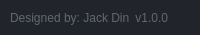
              <widget class="QFrame" name="frame_grip">
               <property name="minimumSize">
                <size>
                 <width>0</width>
                 <height>25</height>
                </size>
               </property>
               <property name="maximumSize">
                <size>
                 <width>16777215</width>
                 <height>35</height>
                </size>
               </property>
               <property name="styleSheet">
                <string notr="true">background-color: rgb(33, 37, 43);</string>
               </property>
               <property name="frameShape">
                <enum>QFrame::NoFrame</enum>
               </property>
               <property name="frameShadow">
                <enum>QFrame::Raised</enum>
               </property>
               <layout class="QHBoxLayout" name="horizontalLayout_7">
                <property name="spacing">
                 <number>0</number>
                </property>
                <property name="leftMargin">
                 <number>0</number>
                </property>
                <property name="topMargin">
                 <number>0</number>
                </property>
                <property name="rightMargin">
                 <number>2</number>
                </property>
                <property name="bottomMargin">
                 <number>0</number>
                </property>
                <item>
                 <widget class="QFrame" name="frame_label_bottom">
                  <property name="frameShape">
                   <enum>QFrame::NoFrame</enum>
                  </property>
                  <property name="frameShadow">
                   <enum>QFrame::Raised</enum>
                  </property>
                  <layout class="QHBoxLayout" name="horizontalLayout_8">
                   <property name="spacing">
                    <number>0</number>
                   </property>
                   <property name="leftMargin">
                    <number>10</number>
                   </property>
                   <property name="topMargin">
                    <number>0</number>
                   </property>
                   <property name="rightMargin">
                    <number>10</number>
                   </property>
                   <property name="bottomMargin">
                    <number>0</number>
                   </property>
                   <item>
                    <widget class="QLabel" name="label_credits">
                     <property name="maximumSize">
                      <size>
                       <width>16777215</width>
                       <height>16777215</height>
                      </size>
                     </property>
                     <property name="styleSheet">
                      <string notr="true">color: rgb(98, 103, 111);</string>
                     </property>
                     <property name="text">
                      <string>Designed by: Jack Din</string>
                     </property>
                    </widget>
                   </item>
                   <item>
                    <widget class="QLabel" name="label_version">
                     <property name="maximumSize">
                      <size>
                       <width>100</width>
                       <height>16777215</height>
                      </size>
                     </property>
                     <property name="styleSheet">
                      <string notr="true">color: rgb(98, 103, 111);</string>
                     </property>
                     <property name="text">
                      <string>v1.0.0</string>
                     </property>
                     <property name="alignment">
                      <set>Qt::AlignRight|Qt::AlignTrailing|Qt::AlignVCenter</set>
                     </property>
                    </widget>
                   </item>
                  </layout>
                 </widget>
                </item>
                <item>
                 <widget class="QFrame" name="frame_size_grip">
                  <property name="maximumSize">
                   <size>
                    <width>20</width>
                    <height>20</height>
                   </size>
                  </property>
                  <property name="styleSheet">
                   <string notr="true">background: transparent;
background-image: url(:/images_icons_20/images/icons/20x20/cil-link-broken.png);
background-position: center;
background-repeat: no-repeat;</string>
                  </property>
                  <property name="frameShape">
                   <enum>QFrame::NoFrame</enum>
                  </property>
                  <property name="frameShadow">
                   <enum>QFrame::Raised</enum>
                  </property>
                 </widget>
                </item>
               </layout>
              </widget>
